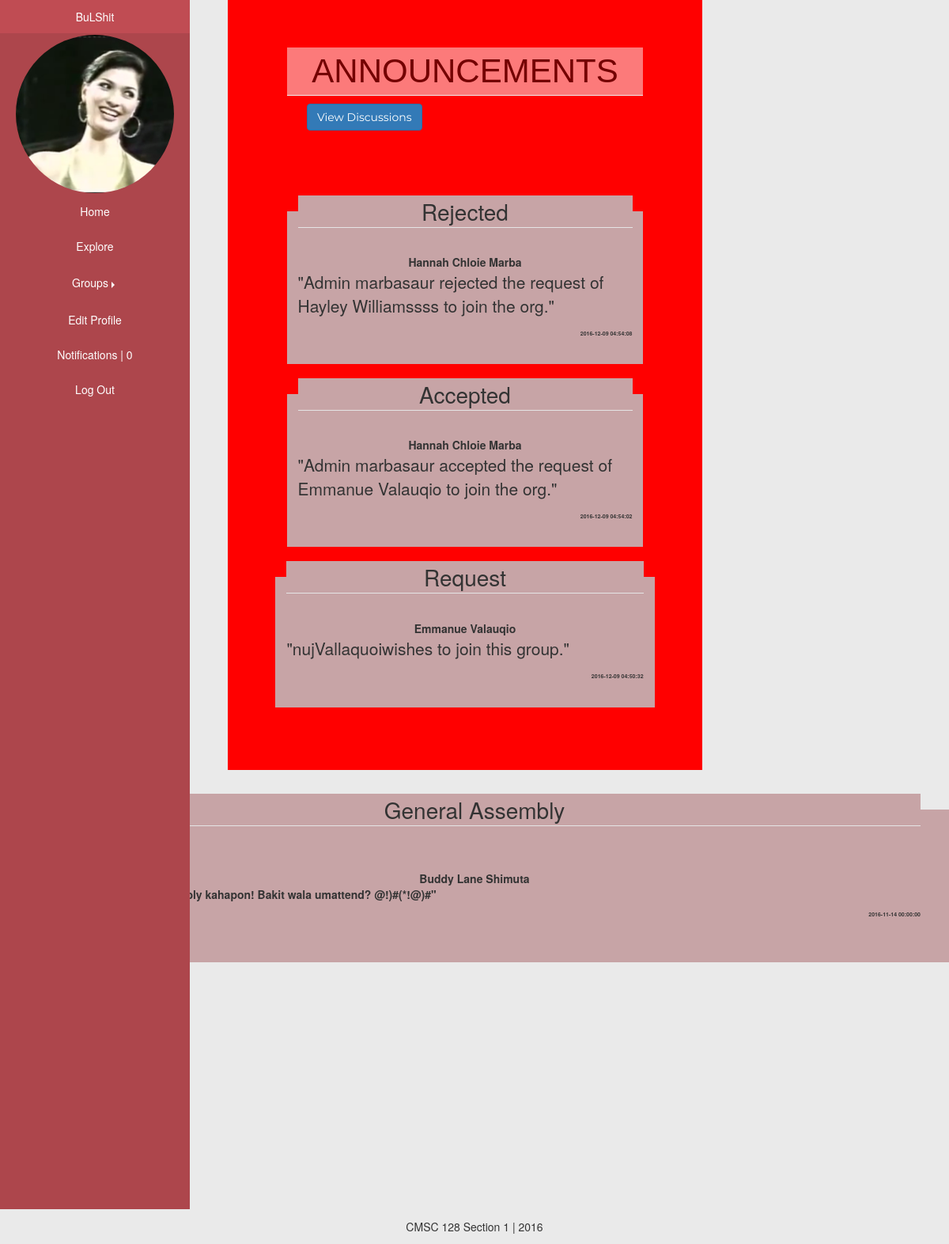
Page /html/bootgroup_page.php?orgID=1 (signed in) on the committed database.
### tables this page shows
CREATE TABLE `user` (
  `user_id` int(50) NOT NULL,
  `student_no` varchar(100) NOT NULL,
  `first_name` varchar(100) NOT NULL,
  `last_name` varchar(100) NOT NULL,
  `username` varchar(100) NOT NULL,
  `password` varchar(100) NOT NULL,
  `course` varchar(100) NOT NULL,
  `date_joined` date NOT NULL,
  `year_level` int(100) NOT NULL,
  `prof_pic` varchar(150) NOT NULL,
  `birthday` date NOT NULL,
  `email` varchar(60) NOT NULL
);

CREATE TABLE `announcement` (
  `announcement_id` int(11) NOT NULL,
  `date_posted` datetime NOT NULL,
  `topic` varchar(100) NOT NULL,
  `content` varchar(500) NOT NULL,
  `user_id` int(11) NOT NULL,
  `org_id` int(11) NOT NULL
);

### html/bootgroup_page.php (the view, shortened to what this page needs)
<?php
	$connectdb = connection();
	$orgid = intval($_GET['orgID']);
     $start=0;
     $lim=5;
      $query = mysqli_query($connectdb, "select * from announcement where org_id =$orgid order by date_posted DESC limit $start, $lim");
?>
<!DOCTYPE html>
<html>
<head>
	<link rel="stylesheet" type="text/css" href="https://maxcdn.bootstrapcdn.com/bootstrap/3.3.7/css/bootstrap.min.css">
	<link rel="stylesheet" type="text/css" href="../css/newstyle.css">
	<link rel="stylesheet" type="text/css" href="../css/navigation.css">
</head>
<body>
	<div class = "container">
		<div id="wrapper">
		    <nav id="general">
		        <ul class="nav nav-pills nav-stacked" id="navigation" >
		            <?php
		            $current_id = $_SESSION['user_id'];
		            $query2 = mysqli_query($connectdb, "select * from user where user_id = $current_id");
		            while($current_user= mysqli_fetch_array($query2)){ ?>
		            <li id="liTo"><a href = 'viewprofile.php?user_id=<?=$current_id?>'><?php echo $current_user['username'] ?></a></li>
		            <li><img id = "prof_pic" onerror="this.src = '../images/janina.PNG'" src="../images/<?php echo $current_user['prof_pic'] ?>"/></li><?php } ?>
		            <li><a href="home.php">Home</a></li>
		            <li><a href="bootexplore.php">Explore</a></li>
		            <li class="dropdown" id="dropFilter">
		                <a class="dropdown-toggle" data-toggle="dropdown" href="bootgroups.php">Groups<span class="caret caret-right "></span></a>
		            </li>
		            <li><a href="edit.php">Edit Profile</a></li>
		            <li><a href="notif.php">Notifications   |
		    				  <?php
		                $notifnum = mysqli_query($connectdb,"select * from announcement, seen_announcement where announcement.announcement_id = seen_announcement.announcement_id and seen_announcement.seen = 'not_seen'and seen_announcement.user_id='".$current_id."'");
		                $total2 = mysqli_num_rows($notifnum);
		                echo "$total2"
		                ?>
		            </a></li>
		            <li><a href="logout.php">Log Out</a></li>
		        </ul>
		    </nav>
		</div>
	</div>
<div class="jumbotron">
	<div id="content" class="container">
		<div id="announcements">
		<div class="page-header">
			<h2>Announcements</h2>
		</div>
				<div class="container" id="butts">
					<a style="color: black; font-family: 'Montserrat', sans-serif;" href="bootdiscussions.php?orgID=<?=$orgid?>"><button class="btn btn-primary btn-md"  id="discussion">View Discussions</button></a>
			<ul class="jumbotron announcementContent">
			<?php while($GrpAnnouncement = mysqli_fetch_array($query)){
	       	   	$user_id = $GrpAnnouncement['user_id'];
	            $username = mysqli_query($connectdb, "select first_name, last_name from user where user_id = $user_id");
	            $name = mysqli_fetch_assoc($username);
            ?>
				</div>
				<fieldset id="inner" >
            		<legend style="font-size: 200%; text-align: center; background: #c7a4a6;"><?php echo $GrpAnnouncement['topic'] ?></legend>
                	<dl>
                    	<dt style="font-size: 100%; text-align: center;"><?php echo $name["first_name"]." ".$name["last_name"];?></dt>
                    	<dt><p>"<?php echo $GrpAnnouncement['content'] ?>"</p></dt>
                    	<dt style="font-size: 50%; text-align: right;"><?php echo $GrpAnnouncement['date_posted'] ?></dt>
        			</dl>
	        	</fieldset>
	        <?php } ?>
		<footer>CMSC 128 Section 1 | 2016</footer>

### css/newstyle.css (style rules this page uses)
body { background: #eaeaea; }
h2 { color: #740000; line-height: 100%; font-size: 100%; margin: auto; text-align: center; font-family: 'Arca Majora 3 Bold', sans-serif; padding: 1%; text-transform: uppercase; }
.jumbotron, #content >.container { background-color: red; width: 72%; margin-left: 24%; padding: 5%; }
.page-header { color: #740000; line-height: 100%; background-color: rgba(249, 243, 243, 0.5); font-size: 300%; margin: auto; text-align: center; font-family: 'Arca Majora 3 Bold', sans-serif; padding: 1%; }
#dropFilter { color: white; width: 100%; padding: 1%; transition: 0.2s ease-in-out; }
.caret-right { margin-left: 2%; border-left: 4px solid; border-bottom: 4px solid transparent; border-top: 4px solid transparent; }
footer { position: relative; text-align: center; margin-top: 20%; background: #eaeaea; width: 100%; padding: 1%; }

### css/navigation.css (style rules this page uses)
#navigation { list-style-type: none; position: fixed; left: 0; width: 20%; background: #ad464c; height: 100%; }
#navigation > li > a { text-align: center; background: #ad464c; border: 1.5px solid transparent; border-radius: 0; color: white; transition: 0.2s; }
#prof_pic { display: block; margin: auto; border-radius: 50%; width: 200px; height: 200px; object-fit: cover; object-position: center; }

### html/bootgroup_page.php (style rules this page uses)
.jumbotron { width: 50%; }
.jumbotron.announcementContent { margin-left: -10%; }
.btn-primary { margin: 10px; }
#butts { display: block; }
#inner { margin-bottom: 4%; background: #c7a4a6; padding: 3%; }
footer { position: relative; text-align: center; margin-top: 30%; background: #eaeaea; width: 100%; padding: 1%; }

### rows in the picture
user: username "BuLShit"
announcement: topic "Rejected", user.first_name "Hannah Chloie", user.last_name "Marba", content "Admin marbasaur rejected the request of Hayley Williamssss to join the org.", date_posted "2016-12-09 04:54:08"
announcement: topic "Accepted", user.first_name "Hannah Chloie", user.last_name "Marba", content "Admin marbasaur accepted the request of Emmanue Valauqio to join the org.", date_posted "2016-12-09 04:54:02"
announcement: topic "Request", user.first_name "Emmanue", user.last_name "Valauqio", content "nujVallaquoiwishes to join this group.", date_posted "2016-12-09 04:50:32"
announcement: topic "General Assembly", user.first_name "Buddy Lane", user.last_name "Shimuta", content "Meron tayong general assembly kahapon! Bakit wala umattend? @!)#(*!@)#", date_posted "2016-11-14 00:00:00"

### other values in the picture
$total2 "0"
